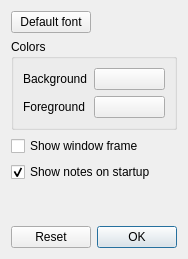
<?xml version="1.0" encoding="UTF-8"?>
<ui version="4.0">
 <class>NotesConfiguration</class>
 <widget class="QDialog" name="NotesConfiguration">
  <property name="geometry">
   <rect>
    <x>0</x>
    <y>0</y>
    <width>184</width>
    <height>259</height>
   </rect>
  </property>
  <property name="sizePolicy">
   <sizepolicy hsizetype="Fixed" vsizetype="Preferred">
    <horstretch>0</horstretch>
    <verstretch>0</verstretch>
   </sizepolicy>
  </property>
  <property name="windowTitle">
   <string>Dialog</string>
  </property>
  <layout class="QGridLayout" name="gridLayout">
   <item row="1" column="0" colspan="2">
    <widget class="QGroupBox" name="colorsBox">
     <property name="title">
      <string>Colors</string>
     </property>
     <layout class="QFormLayout" name="formLayout">
      <item row="0" column="0">
       <widget class="QLabel" name="bgColorLabel">
        <property name="sizePolicy">
         <sizepolicy hsizetype="Fixed" vsizetype="Preferred">
          <horstretch>0</horstretch>
          <verstretch>0</verstretch>
         </sizepolicy>
        </property>
        <property name="text">
         <string>Background</string>
        </property>
       </widget>
      </item>
      <item row="0" column="1">
       <widget class="QPushButton" name="bgColorButton">
        <property name="text">
         <string/>
        </property>
       </widget>
      </item>
      <item row="1" column="0">
       <widget class="QLabel" name="fgColorLabel">
        <property name="sizePolicy">
         <sizepolicy hsizetype="Fixed" vsizetype="Preferred">
          <horstretch>0</horstretch>
          <verstretch>0</verstretch>
         </sizepolicy>
        </property>
        <property name="text">
         <string>Foreground</string>
        </property>
       </widget>
      </item>
      <item row="1" column="1">
       <widget class="QPushButton" name="fgColorButton">
        <property name="text">
         <string/>
        </property>
       </widget>
      </item>
     </layout>
    </widget>
   </item>
   <item row="2" column="0" colspan="2">
    <widget class="QCheckBox" name="showWindowFrame">
     <property name="text">
      <string>Show window frame</string>
     </property>
    </widget>
   </item>
   <item row="0" column="1">
    <widget class="QLabel" name="displayFont">
     <property name="text">
      <string/>
     </property>
     <property name="alignment">
      <set>Qt::AlignCenter</set>
     </property>
    </widget>
   </item>
   <item row="3" column="0" colspan="2">
    <widget class="QCheckBox" name="showNotesOnStartup">
     <property name="text">
      <string>Show notes on startup</string>
     </property>
     <property name="checked">
      <bool>true</bool>
     </property>
    </widget>
   </item>
   <item row="5" column="0" colspan="2">
    <widget class="QDialogButtonBox" name="dialogButtons">
     <property name="standardButtons">
      <set>QDialogButtonBox::Ok|QDialogButtonBox::Reset</set>
     </property>
    </widget>
   </item>
   <item row="0" column="0">
    <widget class="QPushButton" name="changeFont">
     <property name="text">
      <string>Default font</string>
     </property>
    </widget>
   </item>
   <item row="4" column="0" colspan="2">
    <spacer name="verticalSpacer">
     <property name="orientation">
      <enum>Qt::Vertical</enum>
     </property>
     <property name="sizeHint" stdset="0">
      <size>
       <width>20</width>
       <height>40</height>
      </size>
     </property>
    </spacer>
   </item>
  </layout>
 </widget>
 <resources/>
 <connections/>
</ui>
